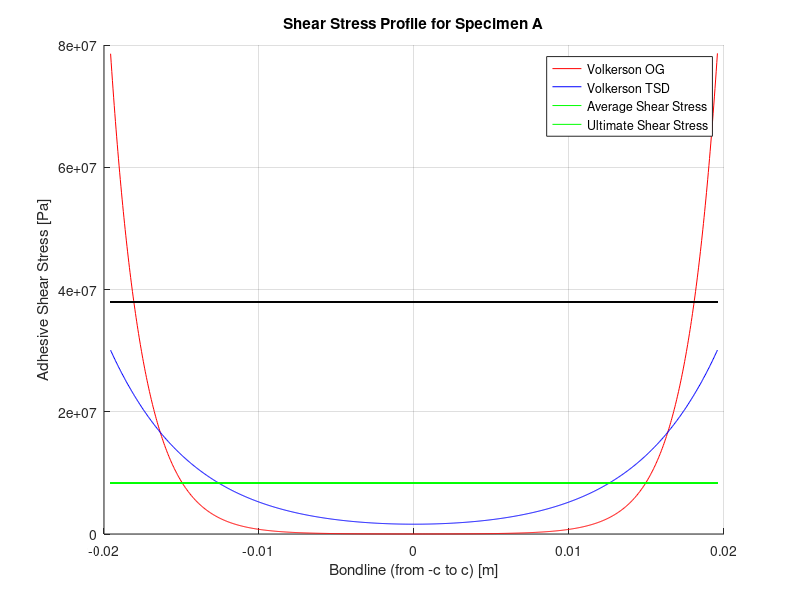
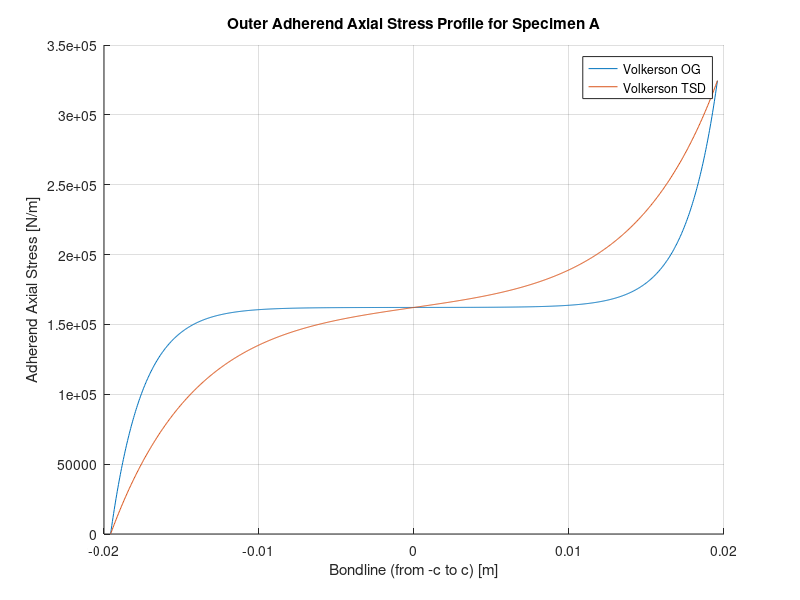

MATLAB code to generate these figures, in order:
close all;
clear;
clc;

%%Parameters
E_o = 25e9; %outer adherend Young's modulus [Pa]
E_i = 25e9; %inner adherend Young's modulus [Pa]
t_o = 0.1267 * 0.0254; %outer adherend thickness [m]
t_i = 0.1268 * 0.0254; %inner adherend thickness [m]
G_a = 0.6e9; %adhesive shear modulus [Pa]
G_o = 2.6e9; %outer adherend shear modulus [Pa]
G_i = 2.6e9; %inner adherend shear modulus [Pa]
t_tot = 0.256 * 0.0254; %total thickness (adherends + adhesive) [m]
c = (1.598 * 0.0245) / 2; %half of bonded length [m]
w_t = 1.0483 * 0.0254; %specimen width [m]
N_x = 8.6388e03 / w_t; %applied axial loading [N/m]
tau_ult = 38e6; %ultimate shear stress [Pa]


%%Volkerson Model Constants
t_a = t_tot - (t_o + t_i); %adhesive thickness [m]

lambda_sq = (G_a / t_a) * ( 1/(E_o*t_o) + 1/(E_i*t_i) );
lambda = sqrt(lambda_sq);

mu_sq = 1 + (G_a*t_o)/(4*t_a*G_o) + (G_a*t_i)/(4*t_a*G_i);
mu = sqrt(mu_sq);

C_0_OG = (G_a * N_x) / (E_i * t_a * t_i);
B_0_OG = N_x / (2*sinh(lambda*c));
A_0_OG = ( N_x - (2*C_0_OG/lambda_sq) ) / (2*cosh(lambda*c));

C_0_TSD = (G_a * N_x) / (E_i * t_a * t_i);
B_0_TSD = N_x / (2*sinh((lambda/mu)*c));
A_0_TSD = ( N_x - (2*C_0_TSD/lambda_sq) ) / (2*cosh((lambda/mu)*c));


%%Average Shear Stress
tau_ave = N_x / (2*c);


%%Calculate Adhesive Shear Stress Profile
x = linspace(-c, c, 1000);

tau_OG = lambda * ( (N_x/2 - C_0_OG/lambda_sq)*(sinh(lambda*x)/cosh(lambda*c)) + ...
    (N_x/2)*(cosh(lambda*x)/sinh(lambda*c)) );
tau_OG_max = max(tau_OG);
x_OG_max = x( find(tau_OG == tau_OG_max) );

tau_TSD = (lambda/mu)*( (N_x/2 - C_0_TSD/lambda_sq)*sinh((lambda/mu)*x)/cosh((lambda/mu)*c) + ...
        (N_x/2)*cosh((lambda/mu)*x)/sinh((lambda/mu)*c));
tau_TSD_max = max(tau_TSD);
x_TSD_max = x( find(tau_TSD == tau_TSD_max) );


%%Calculate Outer Adherend Axial Stress Profile
N_o_OG = A_0_OG*cosh(lambda*x) + B_0_OG*sinh(lambda*x) + C_0_OG/lambda_sq;
N_o_TSD = A_0_TSD*cosh((lambda/mu)*x) + B_0_TSD*sinh((lambda/mu)*x) + C_0_TSD/lambda_sq;


%%Calculate Axial Stress Failure
for ii = 1:length(x)
    test = 1;
end


%%Plot Shear Stress Profile vs Average Shear Stress
figure(1)
hold on;
grid on;
plot(x, tau_OG, 'r');
plot(x, tau_TSD, 'b');
plot(x, tau_ave*ones(length(x)), 'g');
plot(x, tau_ult*ones(length(x)), 'k');
xlabel('Bondline (from -c to c) [m]');
ylabel('Adhesive Shear Stress [Pa]');
title('Shear Stress Profile for Specimen A');
legend('Volkerson OG', 'Volkerson TSD', 'Average Shear Stress', ...
    'Ultimate Shear Stress', 'Location', 'best');


%%Plot Outer Adherend Axial Stress Profile
figure(2)
hold on;
grid on;
plot(x, N_o_OG)
plot(x, N_o_TSD);
xlabel('Bondline (from -c to c) [m]');
ylabel('Adherend Axial Stress [N/m]');
title('Outer Adherend Axial Stress Profile for Specimen A');
legend('Volkerson OG', 'Volkerson TSD', 'Location', 'best');